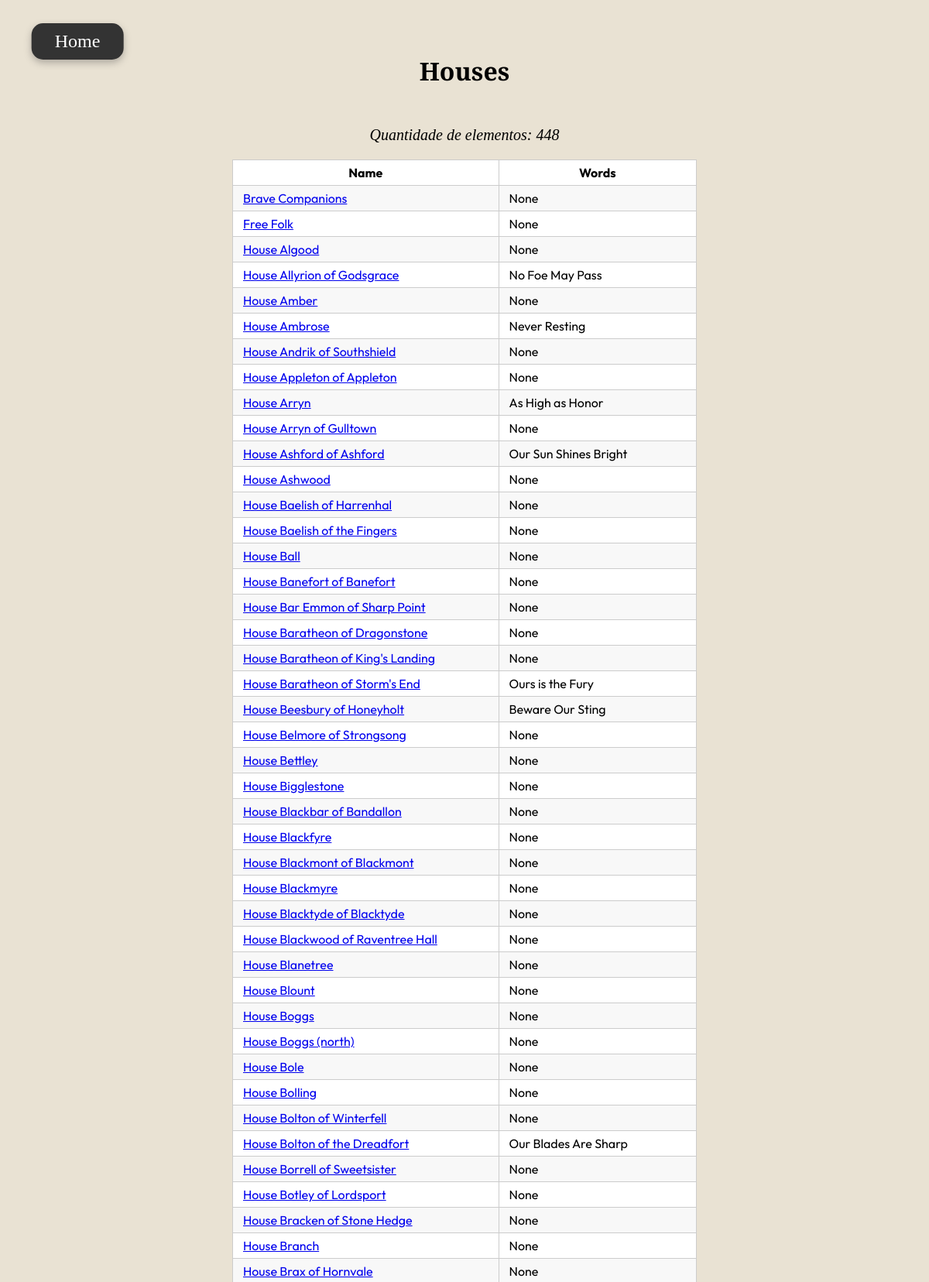
The app's page /houses (upper part) with its own data.
### tables this page shows
CREATE TABLE Houses (House_ID INTEGER PRIMARY KEY, House TEXT, Blazon_URL TEXT, Blazon_Description TEXT, City_ID INTEGER REFERENCES Cities (City_ID), Words TEXT);

### app.py (the view)
@APP.route('/houses')
def houses():
    houses = db.execute(
        '''
        SELECT House, House_ID, Words
        FROM Houses
        ORDER BY House
        ''').fetchall()
    qtd = db.execute(
        '''
        SELECT count(house_id) AS qtd
        FROM houses;
        '''
        ).fetchone()
    return render_template('houses.html', houses=houses, qtd=qtd)

### db.py (called while the page is built)
def execute(sql,args=None):
  global DB
  sql = re.sub('\s+',' ', sql)
  logging.info('SQL: {} Args: {}'.format(sql,args))
  return DB['cursor'].execute(sql, args) \
      if args != None else DB['cursor'].execute(sql)

### templates/houses.html (shortened to what this page needs)
<!DOCTYPE html>
<html lang="pt-BR">
<head>
    <link rel="stylesheet" href="../static/css/lists.css"/>
</head>
<body>
    <button onclick="window.location.href='/'" class="btn-home">
        Home
    </button>
    <center><h1>Houses</h1>
    <p><i>Quantidade de elementos: {{qtd.qtd}}</i></p>
</center>
    <table>
      <tr>
        <th>
          <b>Name</b>
        </th>
        <th>
          <b>Words</b>
        </th>
      </tr>
      {% for h in houses %}
      <tr>
        <td>
          <a href="/houses/{{ h.House_Id }}">{{ h.House }}</a>
        </td>
        <td>
          {{ h.Words }}
        </td>
      </tr>
      {% endfor %}
    </table>
</body>
</html>

### static/css/lists.css (style rules this page uses)
body { margin: 0; height: 100%; background-size:cover; background-color: rgba(231, 223, 207, 0.9); background-position: center; background-attachment: fixed; color: #000; justify-content: center; align-items: center; }
h1 { font-family: "Cinzel Decorative"; font-weight: bold; margin-top: 40px; justify-items: center; align-items: center; width: 50% !important; margin: 0 auto; margin-top: 70px; margin-bottom: 50px; }
p { font-size: 20px; }
table { align-items: center; width: 50% !important; margin: auto; font-family: "Outfit"; justify-content: center; padding: 0;border-collapse: collapse; }
table tr { border-top: 1px solid #cccccc; background-color: white; margin: 0; padding: 0; }
table tr:nth-child(2n) { background-color: #f8f8f8; }
table tr th { font-weight: bold; border: 1px solid #cccccc; margin: 0; padding: 6px 13px; }
table tr td { border: 1px solid #cccccc; margin: 0; padding: 6px 13px; }
table tr th :first-child, table tr td :first-child { margin-top: 0; }
table tr th :last-child, table tr td :last-child { margin-bottom: 0; }
.btn-home { position: absolute; top: 30px; left: 100px; transform: translateX(-50%); padding: 10px 30px; font-size: 24px; font-family: "Cinzel Decorative"; border: none; background-color: #333; color: white; cursor: pointer; border-radius: 15px; transition: background-color 0.3s ease, transform 0.2s ease; box-shadow: 0 4px 10px rgba(86, 82, 82, 0.4); }

### records on screen
Houses: House "Brave Companions", Words "None"
Houses: House "Free Folk", Words "None"
Houses: House "House Algood", Words "None"
Houses: House "House Allyrion of Godsgrace", Words "No Foe May Pass"
Houses: House "House Amber", Words "None"
Houses: House "House Ambrose", Words "Never Resting"
Houses: House "House Andrik of Southshield", Words "None"
Houses: House "House Appleton of Appleton", Words "None"
Houses: House "House Arryn", Words "As High as Honor"
Houses: House "House Arryn of Gulltown", Words "None"
Houses: House "House Ashford of Ashford", Words "Our Sun Shines Bright"
Houses: House "House Ashwood", Words "None"
Houses: House "House Baelish of Harrenhal", Words "None"
Houses: House "House Baelish of the Fingers", Words "None"
Houses: House "House Ball", Words "None"
Houses: House "House Banefort of Banefort", Words "None"
Houses: House "House Bar Emmon of Sharp Point", Words "None"
Houses: House "House Baratheon of Dragonstone", Words "None"
Houses: House "House Baratheon of King's Landing", Words "None"
Houses: House "House Baratheon of Storm's End", Words "Ours is the Fury"
Houses: House "House Beesbury of Honeyholt", Words "Beware Our Sting"
Houses: House "House Belmore of Strongsong", Words "None"
Houses: House "House Bettley", Words "None"
Houses: House "House Bigglestone", Words "None"
Houses: House "House Blackbar of Bandallon", Words "None"
Houses: House "House Blackfyre", Words "None"
Houses: House "House Blackmont of Blackmont", Words "None"
Houses: House "House Blackmyre", Words "None"
Houses: House "House Blacktyde of Blacktyde", Words "None"
Houses: House "House Blackwood of Raventree Hall", Words "None"
Houses: House "House Blanetree", Words "None"
Houses: House "House Blount", Words "None"
Houses: House "House Boggs", Words "None"
Houses: House "House Boggs (north)", Words "None"
Houses: House "House Bole", Words "None"
Houses: House "House Bolling", Words "None"
Houses: House "House Bolton of Winterfell", Words "None"
Houses: House "House Bolton of the Dreadfort", Words "Our Blades Are Sharp"
Houses: House "House Borrell of Sweetsister", Words "None"
Houses: House "House Botley of Lordsport", Words "None"
Houses: House "House Bracken of Stone Hedge", Words "None"
Houses: House "House Branch", Words "None"
Houses: House "House Brax of Hornvale", Words "None"

### other values on screen
{{ qtd.qtd }} "448"
